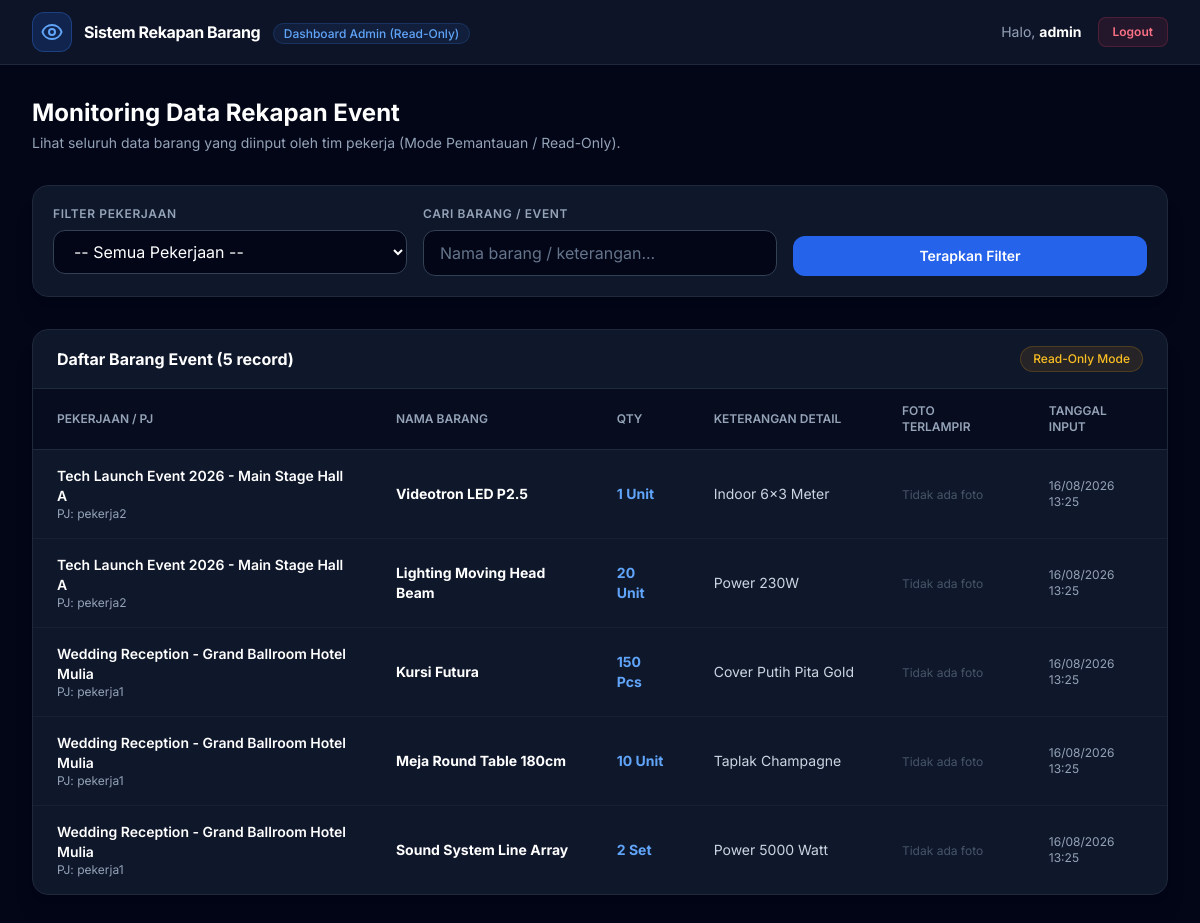
/admin/dashboard.php (signed in), run on the app's committed database.
### tables this page shows
CREATE TABLE `users` (
  `id` INT AUTO_INCREMENT PRIMARY KEY,
  `username` VARCHAR(100) UNIQUE NOT NULL,
  `password_hash` VARCHAR(255) NOT NULL,
  `role` ENUM('superadmin','admin','pekerja') NOT NULL,
  `session_token` VARCHAR(255) NULL,
  `last_activity_at` DATETIME NULL,
  `failed_login_count` INT DEFAULT 0,
  `locked_until` DATETIME NULL,
  `created_at` TIMESTAMP DEFAULT CURRENT_TIMESTAMP,
  `updated_at` TIMESTAMP DEFAULT CURRENT_TIMESTAMP ON UPDATE CURRENT_TIMESTAMP
);

CREATE TABLE `barang` (
  `id` INT AUTO_INCREMENT PRIMARY KEY,
  `pekerjaan_id` INT NOT NULL,
  `nama_barang` VARCHAR(255) NOT NULL,
  `kuantitas` VARCHAR(255) NOT NULL,
  `keterangan` TEXT,
  `created_at` TIMESTAMP DEFAULT CURRENT_TIMESTAMP,
  `updated_at` TIMESTAMP DEFAULT CURRENT_TIMESTAMP ON UPDATE CURRENT_TIMESTAMP,
  CONSTRAINT `fk_barang_pekerjaan` FOREIGN KEY (`pekerjaan_id`) REFERENCES `pekerjaan` (`id`) ON DELETE CASCADE ON UPDATE CASCADE
);

CREATE TABLE `pekerjaan` (
  `id` INT AUTO_INCREMENT PRIMARY KEY,
  `nama_pekerjaan` VARCHAR(255) NOT NULL,
  `user_id` INT NOT NULL,
  `dibuat_oleh` INT NOT NULL,
  `created_at` TIMESTAMP DEFAULT CURRENT_TIMESTAMP,
  `updated_at` TIMESTAMP DEFAULT CURRENT_TIMESTAMP ON UPDATE CURRENT_TIMESTAMP,
  CONSTRAINT `fk_pekerjaan_user` FOREIGN KEY (`user_id`) REFERENCES `users` (`id`) ON DELETE CASCADE ON UPDATE CASCADE,
  CONSTRAINT `fk_pekerjaan_dibuat_oleh` FOREIGN KEY (`dibuat_oleh`) REFERENCES `users` (`id`) ON DELETE CASCADE ON UPDATE CASCADE
);

### public/middleware/auth.php (called while the page is built, shortened)
<?php
require_once __DIR__ . '/../../config/helpers.php';
function authenticate_user(): array {
    $pdo = get_db_connection();
    $stmt = $pdo->prepare("SELECT id, username, role FROM users WHERE id = :id");
    $stmt->execute([':id' => $_SESSION['user_id']]);
    $user = $stmt->fetch();
    return $user;
}
function require_role(array $allowedRoles): array {
    $user = authenticate_user();
    return $user;
}

### config/helpers.php (called while the page is built, shortened)
<?php
function e(?string $value): string {
    return htmlspecialchars($value ?? '', ENT_QUOTES, 'UTF-8');
}

### public/admin/dashboard.php (the view, shortened to what this page needs)
<?php
require_once __DIR__ . '/../middleware/auth.php';
$user = require_role(['admin', 'superadmin']);
$pdo = get_db_connection();
$search = trim($_GET['search'] ?? '');
$sql = "
    SELECT b.*, p.nama_pekerjaan, u.username AS nama_pekerja
    FROM barang b
    JOIN pekerjaan p ON b.pekerjaan_id = p.id
    JOIN users u ON p.user_id = u.id
    WHERE 1=1
";
$params = [];
$sql .= " ORDER BY p.nama_pekerjaan ASC, b.created_at DESC";
$stmtBarang = $pdo->prepare($sql);
$stmtBarang->execute($params);
$barangList = $stmtBarang->fetchAll();
?>
<!DOCTYPE html>
<html lang="id">
<head>
    <script src="https://cdn.tailwindcss.com"></script>
</head>
<body class="bg-slate-950 text-slate-100 min-h-screen flex flex-col">
    <nav class="bg-slate-900/90 border-b border-slate-800 sticky top-0 z-30 backdrop-blur-md">
        <div class="max-w-7xl mx-auto px-4 sm:px-6 lg:px-8 h-16 flex items-center justify-between">
            <div class="flex items-center space-x-3">
                <div class="w-10 h-10 rounded-xl bg-blue-600/20 text-blue-400 flex items-center justify-center border border-blue-500/30">
                </div>
                <div>
                    <span class="font-bold text-white tracking-tight">Sistem Rekapan Barang</span>
                    <span class="ml-2 text-xs px-2.5 py-0.5 rounded-full bg-blue-500/10 text-blue-400 border border-blue-500/20 font-medium">Dashboard Admin (Read-Only)</span>
                </div>
            </div>
            <div class="flex items-center space-x-4">
                <span class="text-sm text-slate-400">Halo, <strong class="text-white"><?= e($user['username']) ?></strong></span>
                <a href="/auth/logout.php" class="px-3.5 py-1.5 text-xs font-semibold rounded-lg bg-rose-500/10 text-rose-400 hover:bg-rose-500/20 border border-rose-500/20 transition-all">
                    Logout
                </a>
            </div>
        </div>
    </nav>
    <main class="flex-grow max-w-7xl w-full mx-auto px-4 sm:px-6 lg:px-8 py-8">
        <div class="flex flex-col md:flex-row md:items-center justify-between gap-4 mb-8">
            <div>
                <h1 class="text-2xl font-bold text-white">Monitoring Data Rekapan Event</h1>
                <p class="text-slate-400 text-sm mt-1">Lihat seluruh data barang yang diinput oleh tim pekerja (Mode Pemantauan / Read-Only).</p>
            </div>
        </div>
        <div class="bg-slate-900 border border-slate-800 p-5 rounded-2xl mb-8 shadow-xl">
            <form method="GET" action="/admin/dashboard.php" class="grid grid-cols-1 md:grid-cols-3 gap-4">
                <div>
                    <label class="block text-xs font-semibold text-slate-400 uppercase tracking-wider mb-2">Filter Pekerjaan</label>
                    <select name="pekerjaan_id" class="w-full px-4 py-2.5 rounded-xl bg-slate-950 border border-slate-700 text-white focus:outline-none focus:ring-2 focus:ring-blue-500">
                        <option value="0">-- Semua Pekerjaan --</option>
                    </select>
                </div>
                <div>
                    <label class="block text-xs font-semibold text-slate-400 uppercase tracking-wider mb-2">Cari Barang / Event</label>
                    <input type="text" name="search" value="<?= e($search) ?>" placeholder="Nama barang / keterangan..."
                        class="w-full px-4 py-2.5 rounded-xl bg-slate-950 border border-slate-700 text-white placeholder-slate-500 focus:outline-none focus:ring-2 focus:ring-blue-500">
                </div>
                <div class="flex items-end space-x-2">
                    <button type="submit" class="w-full py-2.5 px-4 rounded-xl bg-blue-600 hover:bg-blue-500 text-white font-semibold text-sm transition-all">
                        Terapkan Filter
                    </button>
                </div>
            </form>
        </div>
        <div class="bg-slate-900 border border-slate-800 rounded-2xl overflow-hidden shadow-xl">
            <div class="px-6 py-4 border-b border-slate-800 flex items-center justify-between">
                <h3 class="font-bold text-white">Daftar Barang Event (<?= count($barangList) ?> record)</h3>
                <span class="text-xs text-amber-400 bg-amber-500/10 px-3 py-1 rounded-full border border-amber-500/20 font-medium">Read-Only Mode</span>
            </div>
            <?php if (empty($barangList)): ?>
                <div class="p-12 text-center text-slate-500">
                    Tidak ditemukan data barang yang sesuai dengan filter.
                </div>
            <?php else: ?>
                <div class="overflow-x-auto">
                    <table class="w-full text-left text-sm text-slate-300">
                        <thead class="bg-slate-950/60 text-xs uppercase text-slate-400 border-b border-slate-800">
                            <tr>
                                <th class="px-6 py-3.5 font-semibold">Pekerjaan / PJ</th>
                                <th class="px-6 py-3.5 font-semibold">Nama Barang</th>
                                <th class="px-6 py-3.5 font-semibold">Qty</th>
                                <th class="px-6 py-3.5 font-semibold">Keterangan Detail</th>
                                <th class="px-6 py-3.5 font-semibold">Foto Terlampir</th>
                                <th class="px-6 py-3.5 font-semibold">Tanggal Input</th>
                            </tr>
                        </thead>
                        <tbody class="divide-y divide-slate-800/60">
                            <?php foreach ($barangList as $item): ?>
                                <tr class="hover:bg-slate-800/40 transition-colors">
                                    <td class="px-6 py-4">
                                        <div class="font-semibold text-white"><?= e($item['nama_pekerjaan']) ?></div>
                                        <div class="text-xs text-slate-400">PJ: <?= e($item['nama_pekerja']) ?></div>
                                    </td>
                                    <td class="px-6 py-4 font-bold text-white">
                                        <?= e(!empty($item['nama_barang']) ? $item['nama_barang'] : '-') ?>
                                    </td>
                                    <td class="px-6 py-4 font-bold text-blue-400">
                                        <?= e($item['kuantitas']) ?>
                                    </td>
                                    <td class="px-6 py-4 max-w-xs truncate">
                                        <?= e($item['keterangan']) ?>
                                    </td>
                                    <td class="px-6 py-4">
                                        <?php if (!empty($item['foto'])): ?>
                                            <div class="flex items-center space-x-2">
                                                <?php foreach (array_slice($item['foto'], 0, 3) as $f): ?>
                                                    <a href="<?= e($f['file_path']) ?>" target="_blank" class="block w-10 h-10 rounded-lg overflow-hidden border border-slate-700 hover:border-blue-500 transition-all">
                                                        <img src="<?= e($f['file_path']) ?>" class="w-full h-full object-cover">
                                                    </a>
                                                <?php endforeach; ?>
                                                <?php if (count($item['foto']) > 3): ?>
                                                    <span class="text-xs text-slate-400">+<?= count($item['foto']) - 3 ?></span>
                                                <?php endif; ?>
                                            </div>
                                        <?php else: ?>
                                            <span class="text-xs text-slate-600">Tidak ada foto</span>
                                        <?php endif; ?>
                                    </td>
                                    <td class="px-6 py-4 text-xs text-slate-400">
                                        <?= date('d/m/Y H:i', strtotime($item['created_at'])) ?>
                                    </td>
                                </tr>
                            <?php endforeach; ?>
                        </tbody>
                    </table>
                </div>
            <?php endif; ?>
        </div>
    </main>
</body>
</html>

### public/admin/dashboard.php (style rules this page uses)
body { font-family: 'Inter', sans-serif; }

### data on the page
users: username "admin"
barang: pekerjaan.nama_pekerjaan "Tech Launch Event 2026 - Main Stage Hall A", users.username "pekerja2", nama_barang "Videotron LED P2.5", kuantitas "1 Unit", keterangan "Indoor 6x3 Meter", created_at "16/08/2026 13:25"
barang: pekerjaan.nama_pekerjaan "Tech Launch Event 2026 - Main Stage Hall A", users.username "pekerja2", nama_barang "Lighting Moving Head Beam", kuantitas "20 Unit", keterangan "Power 230W", created_at "16/08/2026 13:25"
barang: pekerjaan.nama_pekerjaan "Wedding Reception - Grand Ballroom Hotel Mulia", users.username "pekerja1", nama_barang "Kursi Futura", kuantitas "150 Pcs", keterangan "Cover Putih Pita Gold", created_at "16/08/2026 13:25"
barang: pekerjaan.nama_pekerjaan "Wedding Reception - Grand Ballroom Hotel Mulia", users.username "pekerja1", nama_barang "Meja Round Table 180cm", kuantitas "10 Unit", keterangan "Taplak Champagne", created_at "16/08/2026 13:25"
barang: pekerjaan.nama_pekerjaan "Wedding Reception - Grand Ballroom Hotel Mulia", users.username "pekerja1", nama_barang "Sound System Line Array", kuantitas "2 Set", keterangan "Power 5000 Watt", created_at "16/08/2026 13:25"

### other printed values
count($barangList) "5"
